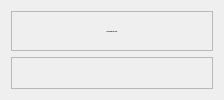
            <widget class="QWidget" name="stack_2">
             <layout class="QVBoxLayout" name="verticalLayout_7">
              <item alignment="Qt::AlignTop">
               <widget class="QFrame" name="frame_10">
                <property name="minimumSize">
                 <size>
                  <width>0</width>
                  <height>40</height>
                 </size>
                </property>
                <property name="frameShape">
                 <enum>QFrame::StyledPanel</enum>
                </property>
                <property name="frameShadow">
                 <enum>QFrame::Raised</enum>
                </property>
                <layout class="QVBoxLayout" name="verticalLayout_8">
                 <property name="spacing">
                  <number>0</number>
                 </property>
                 <property name="leftMargin">
                  <number>0</number>
                 </property>
                 <property name="topMargin">
                  <number>0</number>
                 </property>
                 <property name="rightMargin">
                  <number>0</number>
                 </property>
                 <property name="bottomMargin">
                  <number>0</number>
                 </property>
                 <item alignment="Qt::AlignHCenter|Qt::AlignVCenter">
                  <widget class="QLabel" name="label_3">
                   <property name="sizePolicy">
                    <sizepolicy hsizetype="Expanding" vsizetype="Expanding">
                     <horstretch>0</horstretch>
                     <verstretch>0</verstretch>
                    </sizepolicy>
                   </property>
                   <property name="minimumSize">
                    <size>
                     <width>200</width>
                     <height>20</height>
                    </size>
                   </property>
                   <property name="maximumSize">
                    <size>
                     <width>200</width>
                     <height>20</height>
                    </size>
                   </property>
                   <property name="font">
                    <font>
                     <family>NovaFlat</family>
                     <pointsize>-1</pointsize>
                     <weight>75</weight>
                     <italic>false</italic>
                     <bold>true</bold>
                    </font>
                   </property>
                   <property name="text">
                    <string>Percentage Bar Chart</string>
                   </property>
                   <property name="textFormat">
                    <enum>Qt::AutoText</enum>
                   </property>
                   <property name="alignment">
                    <set>Qt::AlignCenter</set>
                   </property>
                  </widget>
                 </item>
                </layout>
               </widget>
              </item>
              <item>
               <widget class="QFrame" name="frame_bar_cart_caption">
                <property name="sizePolicy">
                 <sizepolicy hsizetype="Preferred" vsizetype="Expanding">
                  <horstretch>0</horstretch>
                  <verstretch>0</verstretch>
                 </sizepolicy>
                </property>
                <property name="frameShape">
                 <enum>QFrame::StyledPanel</enum>
                </property>
                <property name="frameShadow">
                 <enum>QFrame::Raised</enum>
                </property>
                <layout class="QGridLayout" name="gridLayout_2"/>
               </widget>
              </item>
             </layout>
            </widget>
